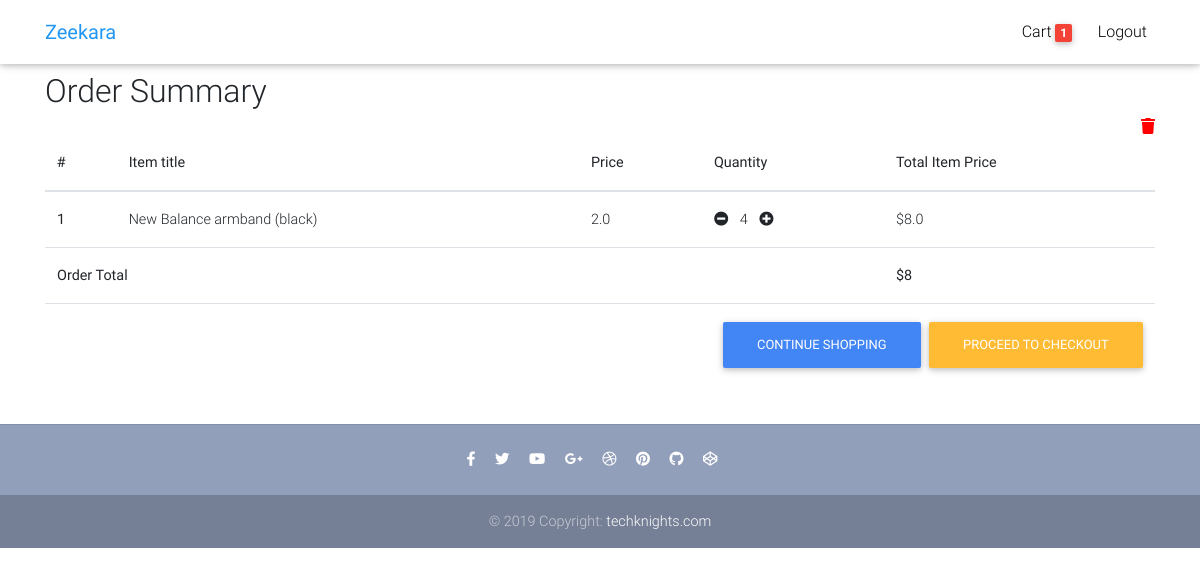
The page /order-summary/ (signed in) on the database as committed earlier.
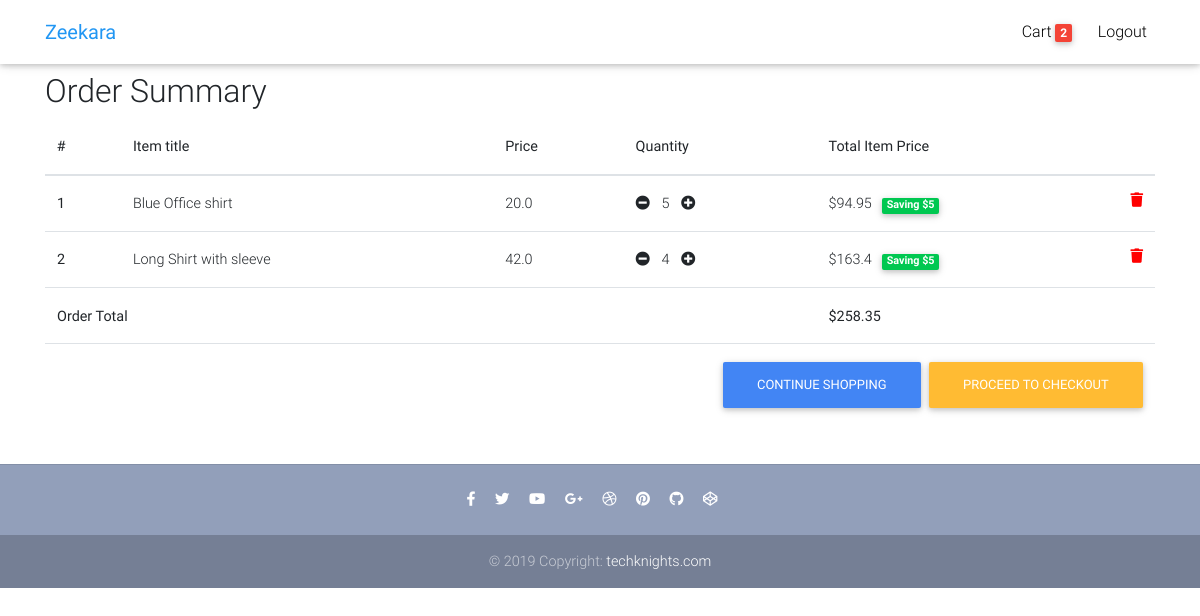
The same page on the database as committed later.
### core/models.py (models this page shows, shortened)
class Order(models.Model):
    user = models.ForeignKey(settings.AUTH_USER_MODEL, on_delete=models.CASCADE)
    items = models.ManyToManyField(OrderItem)
    start_date = models.DateTimeField(auto_now_add=True)
    ordered_date = models.DateTimeField()
    ordered = models.BooleanField(default=False)
    def get_total(self):
        total = 0
        for order_item in self.items.all():
            total += order_item.get_final_price()
        return round(total, 2)

class OrderItem(models.Model):
    user = models.ForeignKey(settings.AUTH_USER_MODEL, on_delete=models.CASCADE)
    ordered = models.BooleanField(default=False)
    item = models.ForeignKey(Item, on_delete=models.CASCADE)
    quantity = models.IntegerField(default=1)
    def get_total_price(self):
        return round(self.quantity * self.item.price, 2)
    def get_total_discount_price(self):
        return round(self.quantity * self.item.discount_price, 2)
    def get_amount_saved(self):
        saved = round(self.get_total_price() - self.get_total_discount_price())
        return saved
    def get_final_price(self):
        if self.item.discount_price:
            return self.get_total_discount_price()
        return round(self.get_total_price())

class Item(models.Model):
    title = models.CharField(max_length=50)
    price = models.FloatField()
    discount_price = models.FloatField(blank=True, null=True)
    category = models.CharField(choices=CATERGORY_CHOICES, max_length=50, default="S")
    label = models.CharField(choices=LABEL_CHOICES, max_length=1, default="P")
    description = models.TextField(
        default="Lorem ipsum dolor sit amet consectetur adipisicing elit. Quidem id asperiores soluta aut sunt, recusandae sit iusto?"
    )

### core/views.py (the view)
# urls.py: path("order-summary/", OrderSummaryView.as_view(), name="order-summary"),
class OrderSummaryView(LoginRequiredMixin, DetailView):
    def get(self, *args, **kwargs):
        try:
            order = Order.objects.get(user=self.request.user, ordered=False)
        except ObjectDoesNotExist:
            messages.error(self.request, "You do not have and active order")
            return redirect("/")
        context = {
            'object':order
        }
        return render(self.request,  "order_summary.html", context)

### core/templatetags/cart_template_tags.py (called while the page is built)
@register.filter
def cart_item_count(user):
    if user.is_authenticated:
        qs = Order.objects.filter(user=user, ordered=False)
        if qs.exists():
            return qs[0].items.count()
    else:
        return 0

### templates/order_summary.html (shortened to what this page needs)
{% extends 'base.html' %}
{% load static %}
{% block content %}
<main>
    <div class="container">
        <div class="table-responsive text-nowrap">
            <h2>Order Summary</h2>
            <table class="table">
                <thead>
                    <tr>
                        <th scope="col">#</th>
                        <th scope="col">Item title</th>
                        <th scope="col">Price</th>
                        <th scope="col">Quantity</th>
                        <th scope="col">Total Item Price</th>
                    </tr>
                </thead>
                <tbody>
                    {% for order_item in object.items.all %}
                    <tr>
                        <th scope="col"> {{ forloop.counter }} </th>
                        <td>{{ order_item.item.title }}</td>
                        <td>{{ order_item.item.price }}</td>
                        <td>
                            <a href="{% url 'core:remove-single-item-from-cart' order_item.item.pk %}"><i
                                    class="fas fa-minus-circle mr-2"></i></a>
                            {{ order_item.quantity }}
                            <a class="add_to_cart" href="{% url 'core:add-to-cart' order_item.item.pk %}"><i
                                    class=" fas fa-plus-circle ml-2"></i></a>
                        </td>
                        <td>
                            {% if order_item.item.discount_price %}
                            ${{ order_item.get_total_discount_price }} &nbsp
                            <span class="badge badge-success"> Saving ${{ order_item.get_amount_saved }} </span>
                            {% else %}
                            ${{ order_item.get_total_price }}</td>
                        {% endif %}
                        <a style="color:red" href="{% url 'core:remove-from-cart'  order_item.item.pk %}">
                            <i class="fas fa-trash float-right"></i>
                        </a>
                        </td>
                    </tr>
                    {% endfor %}
                    {% if object.get_total %}
                    <tr>
                        <td colspan="4"> <b>Order Total</b></td>
                        <td colspan="4"> <b>${{ object.get_total }}</b></td>
                    </tr>
                    <tr>
                        <td colspan="5">
                            <a class="btn btn-warning float-right ml-2" href="/checkout">Proceed to checkout </a>
                            <a class="btn btn-primary float-right ml-2" href="/">Continue Shopping</a>
                        </td>
                    </tr>
                    {% endif %}
                </tbody>
            </table>
        </div>
    </div>
</main>
{% endblock content %}

### templates/base.html (shortened to what this page needs)
{% load static %}
<!DOCTYPE html>
<html lang="en">
<head>
    <link rel="stylesheet" href="https://use.fontawesome.com/releases/v5.8.2/css/all.css">
    <link href="{% static 'css/bootstrap.min.css' %}" rel="stylesheet">
    <link href="{% static 'css/mdb.min.css' %}" rel="stylesheet">
    <link href="{% static 'css/style.min.css' %}" rel="stylesheet">
</head>
<body>
    {% include 'navbar.html' %}
    <div class="mt-5 pt-4">
    </div>
    {% block content %}
    {% endblock content %}
    {% include 'footer.html' %}
</body>
</html>

### templates/navbar.html (shortened to what this page needs)
{% load cart_template_tags %}
<nav class="navbar fixed-top navbar-expand-lg navbar-light white scrolling-navbar">
    <div class="container">
        <a class="navbar-brand waves-effect" href="{% url 'core:home' %}">
            <strong class="blue-text">Zeekara</strong>
        </a>
        <div class="collapse navbar-collapse" id="navbarSupportedContent">
            <ul class="navbar-nav nav-flex-icons">
                {% if request.user.is_authenticated %}
                <li class="nav-item">
                    <a href={% url 'core:order-summary' %} class="nav-link waves-effect">
                        <span class="clearfix d-none d-sm-inline-block"> Cart </span>
                        <span class="badge red z-depth-1"> {{request.user|cart_item_count}}  </span>
                    </a>
                </li>
                <li class="nav-item">
                    <a class="nav-link waves-effect" href=" {% url 'account_logout' %} ">
                        <span class=" clearfix d-none d-sm-inline-block"> Logout </span>
                    </a>
                </li>
                {% endif %}
            </ul>
        </div>
    </div>
</nav>

### templates/footer.html
<footer class="page-footer text-center font-small mt-4 wow fadeIn">
    <hr class="my-4">
    <div class="pb-4">
        <a href="https://www.facebook.com/mdbootstrap" target="_blank">
            <i class="fab fa-facebook-f mr-3"></i>
        </a>
        <a href="https://twitter.com/MDBootstrap" target="_blank">
            <i class="fab fa-twitter mr-3"></i>
        </a>
        <a href="https://www.youtube.com/watch?v=7MUISDJ5ZZ4" target="_blank">
            <i class="fab fa-youtube mr-3"></i>
        </a>
        <a href="https://plus.google.com/u/0/b/107863090883699620484" target="_blank">
            <i class="fab fa-google-plus-g mr-3"></i>
        </a>
        <a href="https://dribbble.com/mdbootstrap" target="_blank">
            <i class="fab fa-dribbble mr-3"></i>
        </a>
        <a href="https://pinterest.com/mdbootstrap" target="_blank">
            <i class="fab fa-pinterest mr-3"></i>
        </a>
        <a href="https://github.com/mdbootstrap/bootstrap-material-design" target="_blank">
            <i class="fab fa-github mr-3"></i>
        </a>
        <a href="http://codepen.io/mdbootstrap/" target="_blank">
            <i class="fab fa-codepen mr-3"></i>
        </a>
    </div>
    <div class="footer-copyright py-3">
        © 2019 Copyright:
        <a href="" target="_blank"> techknights.com </a>
    </div>
</footer>

### templates/scripts.html (shortened to what this page needs)
{% load static %}

### templates/base.html (style rules this page uses)
html, body, header, .carousel { height: 60vh; }

Rows that differ between the two databases and show on the page:
removed OrderItem: item "New Balance armband (black)", item.price "2.0", quantity "4", get_total_price "8.0"
added OrderItem: item "Blue Office shirt", item.price "20.0", quantity "5", get_total_discount_price "94.95", get_amount_saved "5"
added OrderItem: item "Long Shirt with sleeve", item.price "42.0", quantity "4", get_total_discount_price "163.4", get_amount_saved "5"
changed Order: get_total "8" → "258.35"
Other text that changed with them:
{{ request.user|cart_item_count }}: "1" → "2"
